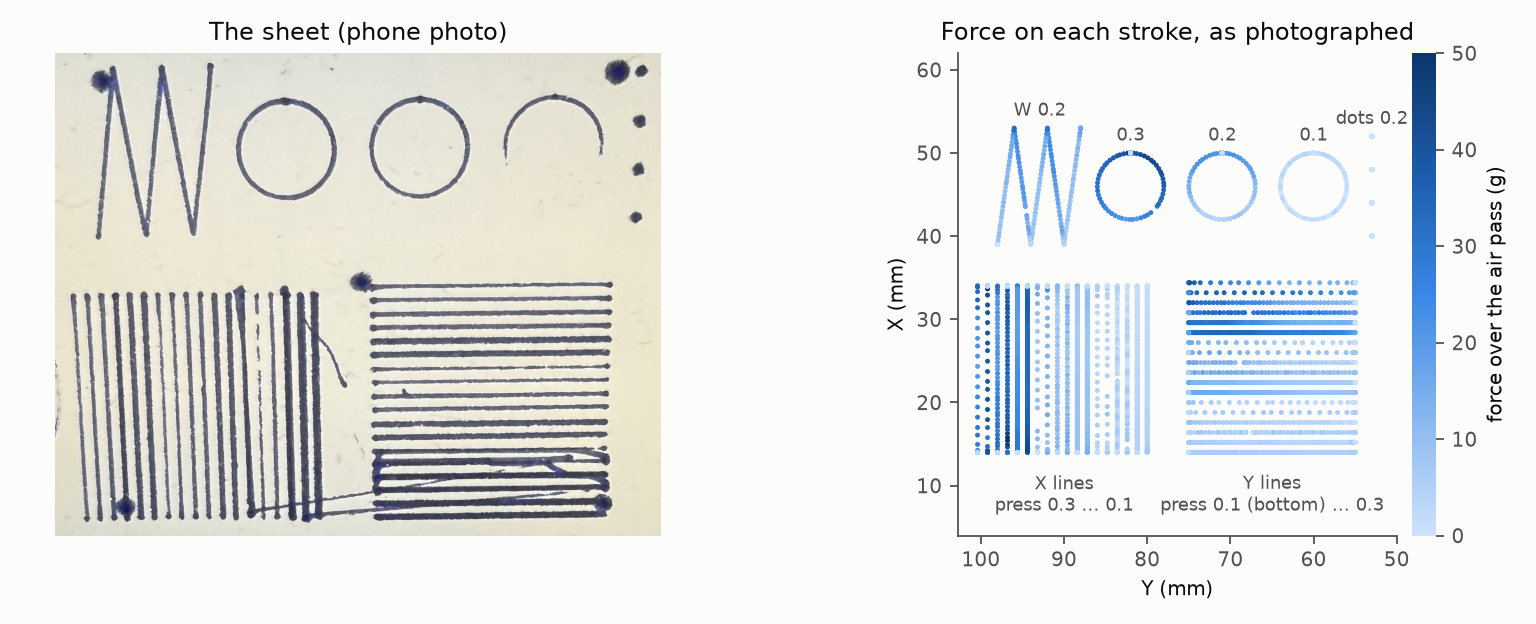

This figure's Python source:
# The drawn sheet next to the cell's force on every stroke (2026-11-07 runs).
# uv run --with numpy --with matplotlib --with pillow python drawing.py
import numpy as np
import matplotlib
matplotlib.use('Agg')
import matplotlib.pyplot as plt
from matplotlib.colors import LinearSegmentedColormap
from PIL import Image, ImageOps
from ana import load

RUNS = ['pen-draw-20261107-121858.jsonl', 'pen-draw-20261107-122119.jsonl']
PHOTO = '/home/noop/limn-shot/IMG_7490.JPG'
CROP = (1440, 720, 3490, 2350)        # full-res px: the W, circles, dots and both blocks
INK, MUTED, SURF = '#0b0b0b', '#52514e', '#fcfcfb'
BLUE = LinearSegmentedColormap.from_list('seq', ['#cde2fb', '#86b6ef', '#3987e5', '#1c5cab', '#0d366b'])
plt.rcParams.update({'figure.facecolor': SURF, 'axes.facecolor': SURF, 'axes.edgecolor': MUTED,
                     'axes.labelcolor': INK, 'xtick.color': MUTED, 'ytick.color': MUTED, 'font.size': 9})


def painted(path):
    """Ink samples on the paper: (x, y, grams over the stroke's air pass) per stroke, last run wins."""
    meta, c, pos = load(path)
    t = np.array([x[0] for x in c]); g = np.array([x[1] for x in c])
    air, out = {}, {}
    for k in meta['marks']:
        sel = (t >= k['t0']) & (t <= k['t1'])
        P = [pos(x) for x in t[sel]]
        ok = np.array([p[0] is not None for p in P])
        if not ok.any():
            continue
        xyz = np.array([p[0] for p, o in zip(P, ok) if o]); gs = g[sel][ok]
        low = xyz[:, 2] < xyz[:, 2].min() + 0.35            # on the paper, not hopping
        if k['kind'] == 'air':
            air[k['label']] = np.median(gs[low]); continue
        out[k['label']] = (xyz[low, 0], xyz[low, 1], gs[low] - air.get(k['label'], 0))
    return out


strokes = {}
for r in RUNS:
    strokes.update(painted(r))

im = ImageOps.exif_transpose(Image.open(PHOTO)).crop(CROP)
fig, (a0, a1) = plt.subplots(1, 2, figsize=(9.6, 3.9), gridspec_kw={'width_ratios': [1, 1.12]})
a0.imshow(im); a0.set_axis_off(); a0.set_title('The sheet (phone photo)', color=INK)

for label, (x, y, gs) in strokes.items():
    sc = a1.scatter(-y, x, c=np.clip(gs, 0, 50), cmap=BLUE, vmin=0, vmax=50, s=5, lw=0)
for label, tx in (('zigzag p0.2 v40', 'W 0.2'), ('circle p0.3 v40', '0.3'), ('circle p0.2 v40', '0.2'),
                  ('circle p0.1 v40', '0.1'), ('dot p0.2 x52', 'dots 0.2')):
    x, y, _ = strokes[label]
    a1.annotate(tx, (-y.mean(), x.max() + 1.5), ha='center', color=MUTED, fontsize=8)
a1.annotate('X lines\npress 0.3 … 0.1', (-90, 7), ha='center', color=MUTED, fontsize=8)
a1.annotate('Y lines\npress 0.1 (bottom) … 0.3', (-65, 7), ha='center', color=MUTED, fontsize=8)
a1.set_aspect('equal'); a1.set_ylim(4, 62)
a1.set_xticks([-100, -90, -80, -70, -60, -50], ['100', '90', '80', '70', '60', '50'])
a1.set(xlabel='Y (mm)', ylabel='X (mm)'); a1.set_title('Force on each stroke, as photographed', color=INK)
for s in ('top', 'right'):
    a1.spines[s].set_visible(False)
cb = fig.colorbar(sc, ax=a1, fraction=0.04, pad=0.02); cb.set_label('force over the air pass (g)')
cb.outline.set_visible(False)
fig.tight_layout(); fig.savefig('drawing.png', dpi=160)
